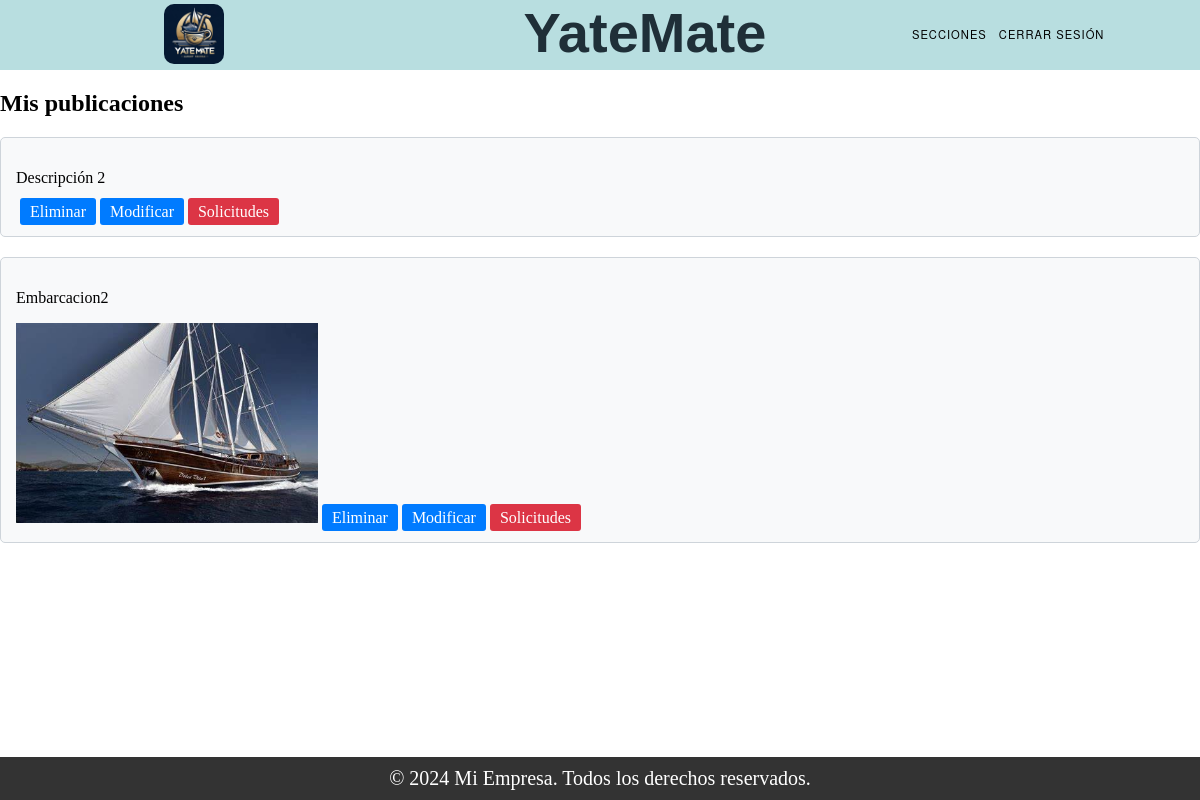
/mis_publicaciones/ (signed in), run on the app's committed database.
### Trueque/models.py (models this page shows, shortened)
class Publicacion_ObjetoValioso(models.Model):
    ESTADO_CHOICES = (
        ('Vigente', 'Vigente'),
        ('Proceso', 'Proceso'),
        ('Finalizado', 'Finalizado'),
    )
    tipo = models.CharField(max_length=100)
    marca = models.CharField(max_length=100)
    descripcion = models.TextField()
    estado = models.CharField(max_length=50)
    dueño = models.IntegerField()
    foto = models.ImageField(upload_to='img_pu/')

class Publicacion_Embarcacion(models.Model):
    ESTADO_CHOICES = (
        ('Vigente', 'Vigente'),
        ('Proceso', 'Proceso'),
        ('Finalizado', 'Finalizado'),
    )
    embarcacion = models.ForeignKey(Embarcacion, on_delete=models.CASCADE)
    descripcion = models.TextField()
    estado = models.CharField(max_length=50)

### Register/models.py (models this page shows, shortened)
class Embarcacion(models.Model):
    TIPOS = (
        ('Velero', 'Velero'),
        ('Yate', 'Yate'),
        ('Lancha', 'Lancha'),
        ('Barco', 'Barco'),
    )
    eslora = models.FloatField()
    manga = models.FloatField()
    calado = models.FloatField()
    matricula = models.CharField(max_length=20, unique=True)
    nombre_fantasia = models.CharField(max_length=255)
    foto = models.ImageField(upload_to='img/', null=True, blank=True)
    dueno = models.ForeignKey(User, on_delete=models.SET_NULL, null=True)
    tipo = models.CharField(max_length=20, choices=TIPOS)

### Trueque/views.py (the view)
# urls.py: path("mis_publicaciones/", views.mis_publicaciones, name="ver_mis_publicaciones"),
def mis_publicaciones(request):
    user_id = request.session['user_id']
    objetos = Publicacion_ObjetoValioso.objects.filter(dueño=user_id)
    embarcaciones = Publicacion_Embarcacion.objects.filter(embarcacion__dueno_id=user_id)
    objetos_con_solicitudes = []
    embarcaciones_con_solicitudes = []
    for objeto in objetos:
        tiene_solicitudes = Solicitud_ObjetosValiosos.objects.filter(publicacion=objeto).exists()
        if tiene_solicitudes:
            objetos_con_solicitudes.append(objeto.id)
    for embarcacion in embarcaciones:
        tiene_solicitudes = Solicitud_Embarcaciones.objects.filter(publicacion=embarcacion).exists()
        if tiene_solicitudes:
            embarcaciones_con_solicitudes.append(embarcacion.id)
    return render(request, "ver_mis_publicaciones.html", {
        'objetos': objetos,
        'embarcaciones': embarcaciones,
        'objetos_con_solicitudes': objetos_con_solicitudes,
        'embarcaciones_con_solicitudes': embarcaciones_con_solicitudes,
    })

### Trueque/templates/ver_mis_publicaciones.html (shortened to what this page needs)
{% extends "base.html" %}
{% load static %}
{% block content %}
{% if objetos or embarcaciones %}
    {% if objetos %}
    <h2>Mis publicaciones</h2>
        {% for objeto in objetos %}
            <div class="card">
                <p>{{ objeto.descripcion|truncatechars:70 }}</p>
                <a href={% url 'eliminar_objeto' objeto.id %} class="btn btn-card">Eliminar</a>
                <a href="#" class="btn btn-card">Modificar</a>
                {% if objeto.id in objetos_con_solicitudes %}
                    <a href={% url 'solicitudes_trueque_objeto' objeto.id %} class="btn btn-cardRojo" >Solicitudes</a>
                {% else %}
                    <a href="#" class="btn btn-cardRojo">Solicitudes</a>
                {% endif %}
            </div>
        {% endfor %}
    {% endif %}
    {% if embarcaciones %}
        {% for embarcacion in embarcaciones %}
            <div class="card">
                <p>{{ embarcacion.embarcacion.nombre_fantasia|truncatechars:70 }}</p>
                {% if embarcacion.embarcacion.foto %}
                <img src="{% static 'img_b/' %}{{ embarcacion.embarcacion.foto.url }}" alt="Foto de la embarcación" class="img-fluid"style="max-width: 80%; max-height: 200px;">
                {% endif %}
                <a href={% url 'eliminar_embarcacion' embarcacion.id %} class="btn btn-card">Eliminar</a>
                <a href="#" class="btn btn-card">Modificar</a>
                {% if embarcacion.id in embarcaciones_con_solicitudes %}
                    <a href={% url 'solicitudes_trueque_embarcacion' embarcacion.id %} class='btn btn-cardVerde'>Solicitudes</a>
                {% else %}
                    <a href="#" class="btn btn-cardRojo">Solicitudes</a>
                {% endif %}
            </div>
        {% endfor %}
    {% endif %}
{% else %}
    <p>Usted no cuenta con ninguna publicación.</p>
{% endif %}
{% endblock %}

### static/css/styles.css (style rules this page uses)
body { margin: 0; padding: 0; }

### Trueque/templates/ver_mis_publicaciones.html (style rules this page uses)
.card { background-color: #f8f9fa; border: 1px solid #ced4da; border-radius: 5px; margin-bottom: 20px; padding: 15px; }
.btn-card { background-color: #007bff; color: #fff; padding: 5px 10px; text-decoration: none; border-radius: 3px; }
.btn-cardRojo { background-color: #dc3545; color: #fff; padding: 5px 10px; text-decoration: none; border-radius: 3px; }

### data on the page
Publicacion_ObjetoValioso: descripcion "Descripción 2", shows "Solicitudes"
Publicacion_Embarcacion: embarcacion.nombre_fantasia "Embarcacion2", embarcacion.foto (picture), shows "Solicitudes"
